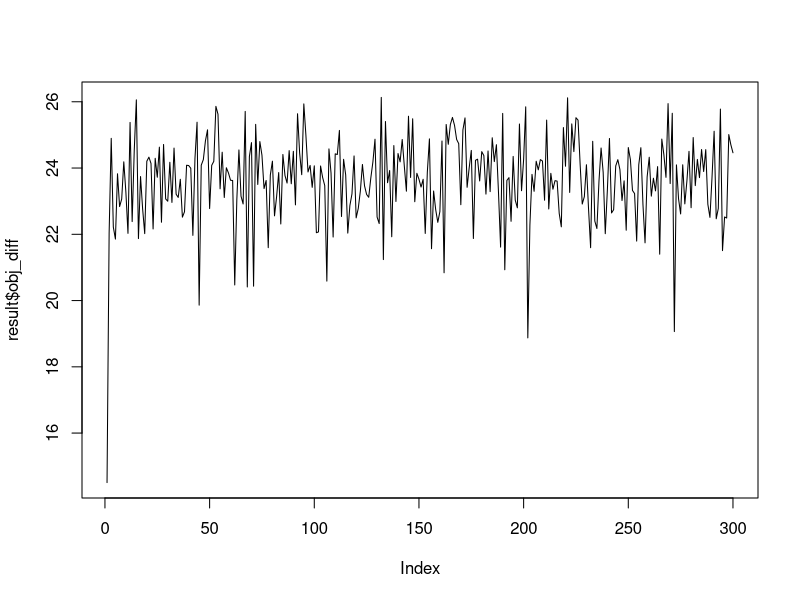

Write the R code that produced this figure.
library(glmnet)
set.seed(123)

elastic_net_interaction <- function(x_df, y, groups, alpha = 0.5, lambda_seq = NULL, nfolds = 5, tol = 1e-4, max_iters = 100) {

  x <- as.matrix(x_df)
  
  # Create a list of groups, each group containing the column indices of x corresponding to the feature names in char_list
  groups <- lapply(char_list, function(char_group) {
    sapply(char_group, function(feature_name) which(colnames(x_df) == feature_name))
  })
  
  # Define interaction terms
  interaction_terms <- function(x, betas, group1, group2) {
    (x[, group1, drop = FALSE] %*% betas[group1]) * (x[, group2, drop = FALSE] %*% betas[group2])
  }
  
  # learn betas without interaction terms to get starting beta values, using ridge
  fit_beta0 <- cv.glmnet(x, y, alpha = 0, lambda = lambda_seq, nfolds = nfolds)
  best_lambda <- fit_beta0$lambda.min
  beta_main <- coef(fit_beta0, s = best_lambda)[-1]  # exclude intercept
  
  # calculate interaction terms for all combinations of groups
  n_groups <- length(groups)
  interaction_indices <- t(combn(n_groups, 2))
  
  # initialize interaction matrix
  n_combinations <- ncol(combn(n_groups, 2))
  interactions <- matrix(0, nrow(x), n_combinations)
  
  # Calculate interaction terms using the current betas
  for (i in seq_len(nrow(interaction_indices))) {
    group1 <- groups[[interaction_indices[i, 1]]]
    group2 <- groups[[interaction_indices[i, 2]]]
    interactions[, i] <- interaction_terms(x, beta_main, group1, group2)
  }
  
  # make feature matrix with original features and interactions
  x_with_interactions <- cbind(x, interactions)
  
  # initialize variables for convergence checking
  converged <- FALSE
  iter <- 0
  obj_diff <- NULL
  betas <- rep(1, ncol(x_with_interactions))
  dev_glmnet <- obj_dev <- Inf
  
  # Learn betas outside the interaction term until convergence
  while (!converged && iter < max_iters) {
    iter <- iter + 1
    if(!iter %% 10) cat("iter =", iter, "; dev_glmnet =", dev_glmnet, "; obj_dev =", obj_dev, "\n")
    # Calculate interaction terms using the current betas
    for (i in seq_len(nrow(interaction_indices))) {
      group1 <- groups[[interaction_indices[i, 1]]]
      group2 <- groups[[interaction_indices[i, 2]]]
      interactions[, i] <- interaction_terms(x, beta_main, group1, group2)
    }
    
    # Make feature matrix with original features and interactions
    x_with_interactions <- cbind(x, interactions)
    
    # Fit model
    pf <- betas
    pf[pf == 0] <- 1e-2
    pf <- 1 / pf
    fit_with_interactions <- cv.glmnet(x_with_interactions, y, alpha = alpha, lambda = lambda_seq, nfolds = nfolds, penalty.factor = pf)
    best_lambda <- fit_with_interactions$lambda.min
    
    # Update betas using the new beta values
    new_betas <- as.vector(coef(fit_with_interactions))[-1]  # exclude intercept
    

    new_beta_main <- new_betas[1:ncol(x)]
    
    best_lambda_idx <- which(fit_with_interactions$lambda == best_lambda)
    dev_glmnet_curr <-  (1 - fit_with_interactions$glmnet$dev.ratio[best_lambda_idx]) * fit_with_interactions$glmnet$nulldev
    obj_dev <- abs(dev_glmnet_curr - dev_glmnet)/dev_glmnet_curr
    if ( obj_dev < tol ) {  # Only check convergence for the betas without interaction terms
      converged <- TRUE
    } else {
      dev_glmnet <- dev_glmnet_curr
      beta_main <- new_beta_main
      betas <- new_betas  # Update betas only if not converged
    }
    
    obj_diff <- c(obj_diff, dev_glmnet)
  }
  # betas <- new_betas
  beta_interaction <- betas[(ncol(x) + 1):length(betas)]
  
  # make named vectors for beta_main and beta_interaction
  named_beta_main <- setNames(beta_main, colnames(x_df))
  
  # make named vector for beta_interaction
  interaction_names <- apply(interaction_indices, 1, function(idx) {
    paste(names(char_list)[idx[1]], "*", names(char_list)[idx[2]])
  })
  named_beta_interaction <- setNames(beta_interaction, interaction_names)
  
  return(list(obj_diff=obj_diff, beta_main = named_beta_main, beta_interaction = named_beta_interaction, iterations = iter, best_lambda = best_lambda))
 }

# Create a synthetic dataset with some interaction effect
set.seed(42)
n <- 100
p <- 20

X_df <- matrix(rnorm(n * p), n, p)
colnames(X_df) <- paste0("X", 1:p)

X_df <- cbind(X_df, matrix(rnorm(n*100), nrow = n))

# Create true betas
true_betas <- runif(p, -1, 1)
true_betas <- c(true_betas, rep(0,100))

beta1 <- matrix(true_betas[1:5], ncol=1)
beta2 <- matrix(true_betas[6:10], ncol=1)
beta4 <- matrix(true_betas[16:20], ncol=1)

# Define character lists for each group of features
char_group1 <- colnames(X_df)[1:5]
char_group2 <- colnames(X_df)[6:10]
char_group3 <- colnames(X_df)[11:15]
char_group4 <- colnames(X_df)[16:20]

X_group1 = X_df[, char_group1]
X_group2 = X_df[, char_group2]
X_group4 = X_df[, char_group4]

# Add interaction effects
interaction_effect <- (X_group1 %*% beta1) * (X_group2 %*% beta2) * 1 + (X_group1 %*% beta1) * (X_group4 %*% beta4) * 0.5
X_mat <- as.matrix(X_df)
y <- X_mat %*% true_betas + interaction_effect + rnorm(n)

char_list <- list(group1 = char_group1,
                  group2 = char_group2,
                  group3 = char_group3,
                  group4 = char_group4)

x_df <- scale(X_df)
y <- scale(y)
# Run the elastic net interaction function
set.seed(123)
result <- elastic_net_interaction(x_df, y, char_list, alpha = 0.05, lambda_seq = NULL, nfolds = 5, tol = 1e-4, max_iters = 300)
# Print the results
print(result)
plot(result$obj_diff, type = "l", lty = 1)

